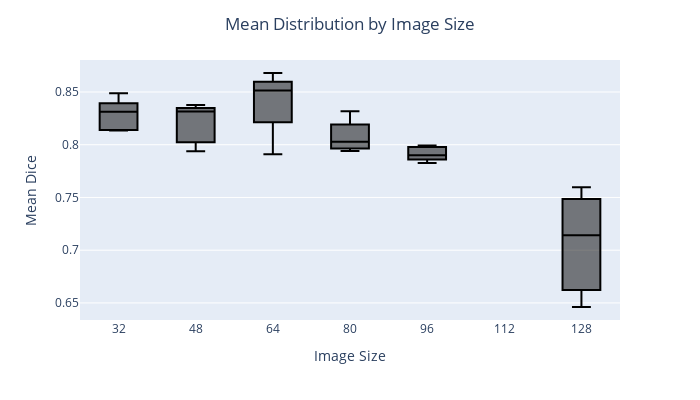

Notebook source saved alongside this figure:
### Code cell
fig = px.box(df, x='img_size', y='mean', color_discrete_sequence=['black'])
fig.update_layout(title_text='Mean Distribution by Image Size', title_x=0.5)
fig.update_layout(xaxis_title='Image Size', yaxis_title='Mean Dice')
fig.update_layout(height = 400, width = 700)
fig.show()

### Figure 1 — Plotly figure (JSON) as saved in the notebook; plotly's stock layout.template omitted (floating-point values rounded to 4 significant figures)
{"data": [{"alignmentgroup": "True", "hovertemplate": "img_size=%{x}<br>mean=%{y}<extra></extra>", "legendgroup": "", "marker": {"color": "black"}, "name": "", "notched": false, "offsetgroup": "", "orientation": "v", "showlegend": false, "type": "box", "x": [32, 32, 32, 32, 32, 48, 48, 48, 48, 48, 64, 64, 64, 64, 64, 80, 80, 80, 80, 80, 96, 96, 96, 96, 96, 128, 128, 128, 128, 128], "x0": " ", "xaxis": "x", "y": [0.8142, 0.8363, 0.8136, 0.8313, 0.8488, 0.834, 0.8377, 0.7938, 0.8315, 0.8053, 0.8568, 0.8515, 0.7909, 0.868, 0.8315, 0.8318, 0.8151, 0.8028, 0.7941, 0.7971, 0.7973, 0.7871, 0.7993, 0.7899, 0.7828, 0.6676, 0.7598, 0.7449, 0.6461, 0.7142], "y0": " ", "yaxis": "y"}], "layout": {"boxmode": "group", "height": 400, "legend": {"tracegroupgap": 0}, "margin": {"t": 60}, "title": {"text": "Mean Distribution by Image Size", "x": 0.5}, "width": 700, "xaxis": {"anchor": "y", "domain": [0, 1], "title": {"text": "Image Size"}}, "yaxis": {"anchor": "x", "domain": [0, 1], "title": {"text": "Mean Dice"}}}}
